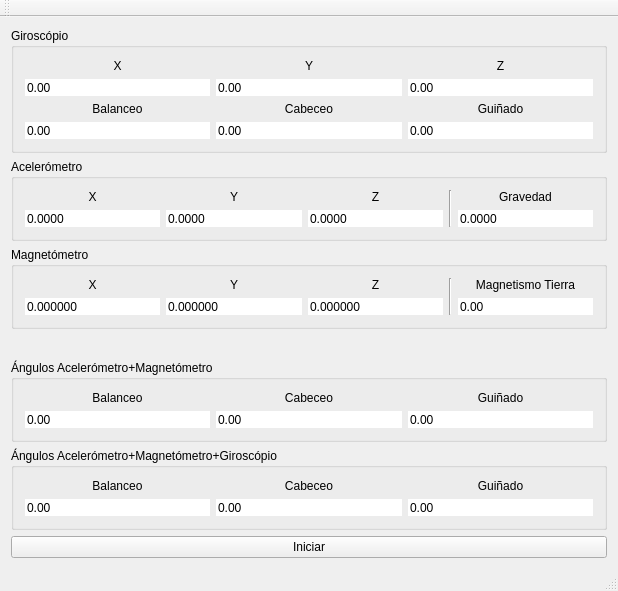
<?xml version="1.0" encoding="UTF-8"?>
<ui version="4.0">
 <class>MainWindow</class>
 <widget class="QMainWindow" name="MainWindow">
  <property name="geometry">
   <rect>
    <x>0</x>
    <y>0</y>
    <width>618</width>
    <height>591</height>
   </rect>
  </property>
  <property name="windowTitle">
   <string>Fusión Sensores IMU</string>
  </property>
  <widget class="QWidget" name="centralWidget">
   <layout class="QGridLayout" name="gridLayout_4">
    <item row="0" column="0">
     <widget class="QGroupBox" name="groupBox">
      <property name="title">
       <string>Giroscópio</string>
      </property>
      <layout class="QGridLayout" name="gridLayout">
       <item row="0" column="0">
        <layout class="QVBoxLayout" name="verticalLayout">
         <item>
          <widget class="QLabel" name="label">
           <property name="text">
            <string>X</string>
           </property>
           <property name="alignment">
            <set>Qt::AlignCenter</set>
           </property>
          </widget>
         </item>
         <item>
          <widget class="QDoubleSpinBox" name="doubleSpinBoxGyroX">
           <property name="contextMenuPolicy">
            <enum>Qt::NoContextMenu</enum>
           </property>
           <property name="wrapping">
            <bool>false</bool>
           </property>
           <property name="frame">
            <bool>false</bool>
           </property>
           <property name="readOnly">
            <bool>true</bool>
           </property>
           <property name="buttonSymbols">
            <enum>QAbstractSpinBox::NoButtons</enum>
           </property>
           <property name="decimals">
            <number>2</number>
           </property>
           <property name="minimum">
            <double>-50.000000000000000</double>
           </property>
           <property name="maximum">
            <double>50.000000000000000</double>
           </property>
          </widget>
         </item>
        </layout>
       </item>
       <item row="0" column="1">
        <layout class="QVBoxLayout" name="verticalLayout_2">
         <item>
          <widget class="QLabel" name="label_2">
           <property name="text">
            <string>Y</string>
           </property>
           <property name="alignment">
            <set>Qt::AlignCenter</set>
           </property>
          </widget>
         </item>
         <item>
          <widget class="QDoubleSpinBox" name="doubleSpinBoxGyroY">
           <property name="contextMenuPolicy">
            <enum>Qt::NoContextMenu</enum>
           </property>
           <property name="wrapping">
            <bool>false</bool>
           </property>
           <property name="frame">
            <bool>false</bool>
           </property>
           <property name="readOnly">
            <bool>true</bool>
           </property>
           <property name="buttonSymbols">
            <enum>QAbstractSpinBox::NoButtons</enum>
           </property>
           <property name="decimals">
            <number>2</number>
           </property>
           <property name="minimum">
            <double>-1000.000000000000000</double>
           </property>
           <property name="maximum">
            <double>1000.000000000000000</double>
           </property>
          </widget>
         </item>
        </layout>
       </item>
       <item row="0" column="2">
        <layout class="QVBoxLayout" name="verticalLayout_3">
         <item>
          <widget class="QLabel" name="label_3">
           <property name="text">
            <string>Z</string>
           </property>
           <property name="alignment">
            <set>Qt::AlignCenter</set>
           </property>
          </widget>
         </item>
         <item>
          <widget class="QDoubleSpinBox" name="doubleSpinBoxGyroZ">
           <property name="contextMenuPolicy">
            <enum>Qt::NoContextMenu</enum>
           </property>
           <property name="wrapping">
            <bool>false</bool>
           </property>
           <property name="frame">
            <bool>false</bool>
           </property>
           <property name="readOnly">
            <bool>true</bool>
           </property>
           <property name="buttonSymbols">
            <enum>QAbstractSpinBox::NoButtons</enum>
           </property>
           <property name="decimals">
            <number>2</number>
           </property>
           <property name="minimum">
            <double>-1000.000000000000000</double>
           </property>
           <property name="maximum">
            <double>1000.000000000000000</double>
           </property>
          </widget>
         </item>
        </layout>
       </item>
       <item row="1" column="0">
        <layout class="QVBoxLayout" name="verticalLayout_15">
         <item>
          <widget class="QLabel" name="label_15">
           <property name="text">
            <string>Balanceo</string>
           </property>
           <property name="alignment">
            <set>Qt::AlignCenter</set>
           </property>
          </widget>
         </item>
         <item>
          <widget class="QDoubleSpinBox" name="doubleSpinBoxGiroRoll">
           <property name="contextMenuPolicy">
            <enum>Qt::NoContextMenu</enum>
           </property>
           <property name="frame">
            <bool>false</bool>
           </property>
           <property name="readOnly">
            <bool>true</bool>
           </property>
           <property name="buttonSymbols">
            <enum>QAbstractSpinBox::NoButtons</enum>
           </property>
           <property name="minimum">
            <double>-360.000000000000000</double>
           </property>
           <property name="maximum">
            <double>360.000000000000000</double>
           </property>
          </widget>
         </item>
        </layout>
       </item>
       <item row="1" column="1">
        <layout class="QVBoxLayout" name="verticalLayout_16">
         <item>
          <widget class="QLabel" name="label_16">
           <property name="text">
            <string>Cabeceo</string>
           </property>
           <property name="alignment">
            <set>Qt::AlignCenter</set>
           </property>
          </widget>
         </item>
         <item>
          <widget class="QDoubleSpinBox" name="doubleSpinBoxGiroPitch">
           <property name="contextMenuPolicy">
            <enum>Qt::NoContextMenu</enum>
           </property>
           <property name="frame">
            <bool>false</bool>
           </property>
           <property name="readOnly">
            <bool>true</bool>
           </property>
           <property name="buttonSymbols">
            <enum>QAbstractSpinBox::NoButtons</enum>
           </property>
           <property name="minimum">
            <double>-360.000000000000000</double>
           </property>
           <property name="maximum">
            <double>360.000000000000000</double>
           </property>
          </widget>
         </item>
        </layout>
       </item>
       <item row="1" column="2">
        <layout class="QVBoxLayout" name="verticalLayout_17">
         <item>
          <widget class="QLabel" name="label_17">
           <property name="text">
            <string>Guiñado</string>
           </property>
           <property name="alignment">
            <set>Qt::AlignCenter</set>
           </property>
          </widget>
         </item>
         <item>
          <widget class="QDoubleSpinBox" name="doubleSpinBoxGiroYaw">
           <property name="contextMenuPolicy">
            <enum>Qt::NoContextMenu</enum>
           </property>
           <property name="frame">
            <bool>false</bool>
           </property>
           <property name="readOnly">
            <bool>true</bool>
           </property>
           <property name="buttonSymbols">
            <enum>QAbstractSpinBox::NoButtons</enum>
           </property>
           <property name="minimum">
            <double>-360.000000000000000</double>
           </property>
           <property name="maximum">
            <double>360.000000000000000</double>
           </property>
          </widget>
         </item>
        </layout>
       </item>
      </layout>
     </widget>
    </item>
    <item row="1" column="0">
     <widget class="QGroupBox" name="groupBox_2">
      <property name="title">
       <string>Acelerómetro</string>
      </property>
      <layout class="QGridLayout" name="gridLayout_2">
       <item row="0" column="0">
        <layout class="QVBoxLayout" name="verticalLayout_4">
         <item>
          <widget class="QLabel" name="label_4">
           <property name="text">
            <string>X</string>
           </property>
           <property name="alignment">
            <set>Qt::AlignCenter</set>
           </property>
          </widget>
         </item>
         <item>
          <widget class="QDoubleSpinBox" name="doubleSpinBoxAcelX">
           <property name="contextMenuPolicy">
            <enum>Qt::NoContextMenu</enum>
           </property>
           <property name="wrapping">
            <bool>false</bool>
           </property>
           <property name="frame">
            <bool>false</bool>
           </property>
           <property name="readOnly">
            <bool>true</bool>
           </property>
           <property name="buttonSymbols">
            <enum>QAbstractSpinBox::NoButtons</enum>
           </property>
           <property name="decimals">
            <number>4</number>
           </property>
           <property name="minimum">
            <double>-50.000000000000000</double>
           </property>
           <property name="maximum">
            <double>50.000000000000000</double>
           </property>
           <property name="singleStep">
            <double>0.010000000000000</double>
           </property>
          </widget>
         </item>
        </layout>
       </item>
       <item row="0" column="1">
        <layout class="QVBoxLayout" name="verticalLayout_5">
         <item>
          <widget class="QLabel" name="label_5">
           <property name="text">
            <string>Y</string>
           </property>
           <property name="alignment">
            <set>Qt::AlignCenter</set>
           </property>
          </widget>
         </item>
         <item>
          <widget class="QDoubleSpinBox" name="doubleSpinBoxAcelY">
           <property name="contextMenuPolicy">
            <enum>Qt::NoContextMenu</enum>
           </property>
           <property name="wrapping">
            <bool>false</bool>
           </property>
           <property name="frame">
            <bool>false</bool>
           </property>
           <property name="readOnly">
            <bool>true</bool>
           </property>
           <property name="buttonSymbols">
            <enum>QAbstractSpinBox::NoButtons</enum>
           </property>
           <property name="decimals">
            <number>4</number>
           </property>
           <property name="minimum">
            <double>-50.000000000000000</double>
           </property>
           <property name="maximum">
            <double>50.000000000000000</double>
           </property>
           <property name="singleStep">
            <double>0.010000000000000</double>
           </property>
          </widget>
         </item>
        </layout>
       </item>
       <item row="0" column="2">
        <layout class="QVBoxLayout" name="verticalLayout_6">
         <item>
          <widget class="QLabel" name="label_6">
           <property name="text">
            <string>Z</string>
           </property>
           <property name="alignment">
            <set>Qt::AlignCenter</set>
           </property>
          </widget>
         </item>
         <item>
          <widget class="QDoubleSpinBox" name="doubleSpinBoxAcelZ">
           <property name="contextMenuPolicy">
            <enum>Qt::NoContextMenu</enum>
           </property>
           <property name="wrapping">
            <bool>false</bool>
           </property>
           <property name="frame">
            <bool>false</bool>
           </property>
           <property name="readOnly">
            <bool>true</bool>
           </property>
           <property name="buttonSymbols">
            <enum>QAbstractSpinBox::NoButtons</enum>
           </property>
           <property name="decimals">
            <number>4</number>
           </property>
           <property name="minimum">
            <double>-50.000000000000000</double>
           </property>
           <property name="maximum">
            <double>50.000000000000000</double>
           </property>
           <property name="singleStep">
            <double>0.010000000000000</double>
           </property>
          </widget>
         </item>
        </layout>
       </item>
       <item row="0" column="3">
        <widget class="Line" name="line">
         <property name="orientation">
          <enum>Qt::Vertical</enum>
         </property>
        </widget>
       </item>
       <item row="0" column="4">
        <layout class="QVBoxLayout" name="verticalLayout_7">
         <item>
          <widget class="QLabel" name="label_7">
           <property name="text">
            <string>Gravedad</string>
           </property>
           <property name="alignment">
            <set>Qt::AlignCenter</set>
           </property>
          </widget>
         </item>
         <item>
          <widget class="QDoubleSpinBox" name="doubleSpinBoxGravedad">
           <property name="contextMenuPolicy">
            <enum>Qt::NoContextMenu</enum>
           </property>
           <property name="wrapping">
            <bool>false</bool>
           </property>
           <property name="frame">
            <bool>false</bool>
           </property>
           <property name="readOnly">
            <bool>true</bool>
           </property>
           <property name="buttonSymbols">
            <enum>QAbstractSpinBox::NoButtons</enum>
           </property>
           <property name="decimals">
            <number>4</number>
           </property>
           <property name="minimum">
            <double>-50.000000000000000</double>
           </property>
           <property name="maximum">
            <double>50.000000000000000</double>
           </property>
           <property name="value">
            <double>0.000000000000000</double>
           </property>
          </widget>
         </item>
        </layout>
       </item>
      </layout>
     </widget>
    </item>
    <item row="2" column="0">
     <widget class="QGroupBox" name="groupBox_3">
      <property name="title">
       <string>Magnetómetro</string>
      </property>
      <layout class="QGridLayout" name="gridLayout_3">
       <item row="0" column="0">
        <layout class="QVBoxLayout" name="verticalLayout_8">
         <item>
          <widget class="QLabel" name="label_8">
           <property name="text">
            <string>X</string>
           </property>
           <property name="alignment">
            <set>Qt::AlignCenter</set>
           </property>
          </widget>
         </item>
         <item>
          <widget class="QDoubleSpinBox" name="doubleSpinBoxMagX">
           <property name="contextMenuPolicy">
            <enum>Qt::NoContextMenu</enum>
           </property>
           <property name="wrapping">
            <bool>false</bool>
           </property>
           <property name="frame">
            <bool>false</bool>
           </property>
           <property name="readOnly">
            <bool>true</bool>
           </property>
           <property name="buttonSymbols">
            <enum>QAbstractSpinBox::NoButtons</enum>
           </property>
           <property name="decimals">
            <number>6</number>
           </property>
           <property name="minimum">
            <double>-100000.000000000000000</double>
           </property>
           <property name="maximum">
            <double>100000.000000000000000</double>
           </property>
          </widget>
         </item>
        </layout>
       </item>
       <item row="0" column="1">
        <layout class="QVBoxLayout" name="verticalLayout_9">
         <item>
          <widget class="QLabel" name="label_9">
           <property name="text">
            <string>Y</string>
           </property>
           <property name="alignment">
            <set>Qt::AlignCenter</set>
           </property>
          </widget>
         </item>
         <item>
          <widget class="QDoubleSpinBox" name="doubleSpinBoxMagY">
           <property name="contextMenuPolicy">
            <enum>Qt::NoContextMenu</enum>
           </property>
           <property name="wrapping">
            <bool>false</bool>
           </property>
           <property name="frame">
            <bool>false</bool>
           </property>
           <property name="readOnly">
            <bool>true</bool>
           </property>
           <property name="buttonSymbols">
            <enum>QAbstractSpinBox::NoButtons</enum>
           </property>
           <property name="decimals">
            <number>6</number>
           </property>
           <property name="minimum">
            <double>-100000.000000000000000</double>
           </property>
           <property name="maximum">
            <double>100000.000000000000000</double>
           </property>
          </widget>
         </item>
        </layout>
       </item>
       <item row="0" column="2">
        <layout class="QVBoxLayout" name="verticalLayout_10">
         <item>
          <widget class="QLabel" name="label_10">
           <property name="text">
            <string>Z</string>
           </property>
           <property name="alignment">
            <set>Qt::AlignCenter</set>
           </property>
          </widget>
         </item>
         <item>
          <widget class="QDoubleSpinBox" name="doubleSpinBoxMagZ">
           <property name="contextMenuPolicy">
            <enum>Qt::NoContextMenu</enum>
           </property>
           <property name="wrapping">
            <bool>false</bool>
           </property>
           <property name="frame">
            <bool>false</bool>
           </property>
           <property name="readOnly">
            <bool>true</bool>
           </property>
           <property name="buttonSymbols">
            <enum>QAbstractSpinBox::NoButtons</enum>
           </property>
           <property name="decimals">
            <number>6</number>
           </property>
           <property name="minimum">
            <double>-100000.000000000000000</double>
           </property>
           <property name="maximum">
            <double>100000.000000000000000</double>
           </property>
          </widget>
         </item>
        </layout>
       </item>
       <item row="0" column="3">
        <widget class="Line" name="line_2">
         <property name="orientation">
          <enum>Qt::Vertical</enum>
         </property>
        </widget>
       </item>
       <item row="0" column="4">
        <layout class="QVBoxLayout" name="verticalLayout_11">
         <item>
          <widget class="QLabel" name="label_11">
           <property name="text">
            <string>Magnetismo Tierra</string>
           </property>
           <property name="alignment">
            <set>Qt::AlignCenter</set>
           </property>
          </widget>
         </item>
         <item>
          <widget class="QDoubleSpinBox" name="doubleSpinBoxMagTierra">
           <property name="contextMenuPolicy">
            <enum>Qt::NoContextMenu</enum>
           </property>
           <property name="wrapping">
            <bool>false</bool>
           </property>
           <property name="frame">
            <bool>false</bool>
           </property>
           <property name="readOnly">
            <bool>true</bool>
           </property>
           <property name="buttonSymbols">
            <enum>QAbstractSpinBox::NoButtons</enum>
           </property>
           <property name="minimum">
            <double>-100000.000000000000000</double>
           </property>
           <property name="maximum">
            <double>100000.000000000000000</double>
           </property>
          </widget>
         </item>
        </layout>
       </item>
      </layout>
     </widget>
    </item>
    <item row="3" column="0">
     <spacer name="verticalSpacer">
      <property name="orientation">
       <enum>Qt::Vertical</enum>
      </property>
      <property name="sizeHint" stdset="0">
       <size>
        <width>20</width>
        <height>40</height>
       </size>
      </property>
     </spacer>
    </item>
    <item row="4" column="0">
     <widget class="QGroupBox" name="groupBox_4">
      <property name="title">
       <string>Ángulos Acelerómetro+Magnetómetro</string>
      </property>
      <layout class="QGridLayout" name="gridLayout_5">
       <item row="0" column="0">
        <layout class="QVBoxLayout" name="verticalLayout_12">
         <item>
          <widget class="QLabel" name="label_12">
           <property name="text">
            <string>Balanceo</string>
           </property>
           <property name="alignment">
            <set>Qt::AlignCenter</set>
           </property>
          </widget>
         </item>
         <item>
          <widget class="QDoubleSpinBox" name="doubleSpinBoxRoll">
           <property name="contextMenuPolicy">
            <enum>Qt::NoContextMenu</enum>
           </property>
           <property name="wrapping">
            <bool>false</bool>
           </property>
           <property name="frame">
            <bool>false</bool>
           </property>
           <property name="readOnly">
            <bool>true</bool>
           </property>
           <property name="buttonSymbols">
            <enum>QAbstractSpinBox::NoButtons</enum>
           </property>
           <property name="minimum">
            <double>-360.000000000000000</double>
           </property>
           <property name="maximum">
            <double>360.000000000000000</double>
           </property>
          </widget>
         </item>
        </layout>
       </item>
       <item row="0" column="1">
        <layout class="QVBoxLayout" name="verticalLayout_13">
         <item>
          <widget class="QLabel" name="label_13">
           <property name="text">
            <string>Cabeceo</string>
           </property>
           <property name="alignment">
            <set>Qt::AlignCenter</set>
           </property>
          </widget>
         </item>
         <item>
          <widget class="QDoubleSpinBox" name="doubleSpinBoxPitch">
           <property name="contextMenuPolicy">
            <enum>Qt::NoContextMenu</enum>
           </property>
           <property name="wrapping">
            <bool>false</bool>
           </property>
           <property name="frame">
            <bool>false</bool>
           </property>
           <property name="readOnly">
            <bool>true</bool>
           </property>
           <property name="buttonSymbols">
            <enum>QAbstractSpinBox::NoButtons</enum>
           </property>
           <property name="minimum">
            <double>-360.000000000000000</double>
           </property>
           <property name="maximum">
            <double>360.000000000000000</double>
           </property>
          </widget>
         </item>
        </layout>
       </item>
       <item row="0" column="2">
        <layout class="QVBoxLayout" name="verticalLayout_14">
         <item>
          <widget class="QLabel" name="label_14">
           <property name="text">
            <string>Guiñado</string>
           </property>
           <property name="alignment">
            <set>Qt::AlignCenter</set>
           </property>
          </widget>
         </item>
         <item>
          <widget class="QDoubleSpinBox" name="doubleSpinBoxYaw">
           <property name="contextMenuPolicy">
            <enum>Qt::NoContextMenu</enum>
           </property>
           <property name="wrapping">
            <bool>false</bool>
           </property>
           <property name="frame">
            <bool>false</bool>
           </property>
           <property name="readOnly">
            <bool>true</bool>
           </property>
           <property name="buttonSymbols">
            <enum>QAbstractSpinBox::NoButtons</enum>
           </property>
           <property name="minimum">
            <double>-360.000000000000000</double>
           </property>
           <property name="maximum">
            <double>360.000000000000000</double>
           </property>
          </widget>
         </item>
        </layout>
       </item>
      </layout>
     </widget>
    </item>
    <item row="5" column="0">
     <widget class="QGroupBox" name="groupBox_5">
      <property name="title">
       <string>Ángulos Acelerómetro+Magnetómetro+Giroscópio</string>
      </property>
      <layout class="QGridLayout" name="gridLayout_6">
       <item row="0" column="0">
        <layout class="QVBoxLayout" name="verticalLayout_18">
         <item>
          <widget class="QLabel" name="label_18">
           <property name="text">
            <string>Balanceo</string>
           </property>
           <property name="alignment">
            <set>Qt::AlignCenter</set>
           </property>
          </widget>
         </item>
         <item>
          <widget class="QDoubleSpinBox" name="doubleSpinBoxFusionRoll">
           <property name="contextMenuPolicy">
            <enum>Qt::NoContextMenu</enum>
           </property>
           <property name="frame">
            <bool>false</bool>
           </property>
           <property name="readOnly">
            <bool>true</bool>
           </property>
           <property name="buttonSymbols">
            <enum>QAbstractSpinBox::NoButtons</enum>
           </property>
           <property name="minimum">
            <double>-360.000000000000000</double>
           </property>
           <property name="maximum">
            <double>360.000000000000000</double>
           </property>
          </widget>
         </item>
        </layout>
       </item>
       <item row="0" column="1">
        <layout class="QVBoxLayout" name="verticalLayout_19">
         <item>
          <widget class="QLabel" name="label_19">
           <property name="text">
            <string>Cabeceo</string>
           </property>
           <property name="alignment">
            <set>Qt::AlignCenter</set>
           </property>
          </widget>
         </item>
         <item>
          <widget class="QDoubleSpinBox" name="doubleSpinBoxFusionPitch">
           <property name="contextMenuPolicy">
            <enum>Qt::NoContextMenu</enum>
           </property>
           <property name="frame">
            <bool>false</bool>
           </property>
           <property name="readOnly">
            <bool>true</bool>
           </property>
           <property name="buttonSymbols">
            <enum>QAbstractSpinBox::NoButtons</enum>
           </property>
           <property name="minimum">
            <double>-360.000000000000000</double>
           </property>
           <property name="maximum">
            <double>360.000000000000000</double>
           </property>
          </widget>
         </item>
        </layout>
       </item>
       <item row="0" column="2">
        <layout class="QVBoxLayout" name="verticalLayout_20">
         <item>
          <widget class="QLabel" name="label_20">
           <property name="text">
            <string>Guiñado</string>
           </property>
           <property name="alignment">
            <set>Qt::AlignCenter</set>
           </property>
          </widget>
         </item>
         <item>
          <widget class="QDoubleSpinBox" name="doubleSpinBoxFusionYaw">
           <property name="contextMenuPolicy">
            <enum>Qt::NoContextMenu</enum>
           </property>
           <property name="frame">
            <bool>false</bool>
           </property>
           <property name="readOnly">
            <bool>true</bool>
           </property>
           <property name="buttonSymbols">
            <enum>QAbstractSpinBox::NoButtons</enum>
           </property>
           <property name="minimum">
            <double>-360.000000000000000</double>
           </property>
           <property name="maximum">
            <double>360.000000000000000</double>
           </property>
          </widget>
         </item>
        </layout>
       </item>
      </layout>
     </widget>
    </item>
    <item row="6" column="0">
     <widget class="QPushButton" name="pushButtonIniciar">
      <property name="text">
       <string>Iniciar</string>
      </property>
     </widget>
    </item>
   </layout>
  </widget>
  <widget class="QMenuBar" name="menuBar">
   <property name="geometry">
    <rect>
     <x>0</x>
     <y>0</y>
     <width>618</width>
     <height>19</height>
    </rect>
   </property>
  </widget>
  <widget class="QToolBar" name="mainToolBar">
   <attribute name="toolBarArea">
    <enum>TopToolBarArea</enum>
   </attribute>
   <attribute name="toolBarBreak">
    <bool>false</bool>
   </attribute>
  </widget>
  <widget class="QStatusBar" name="statusBar"/>
 </widget>
 <layoutdefault spacing="6" margin="11"/>
 <resources/>
 <connections/>
</ui>
